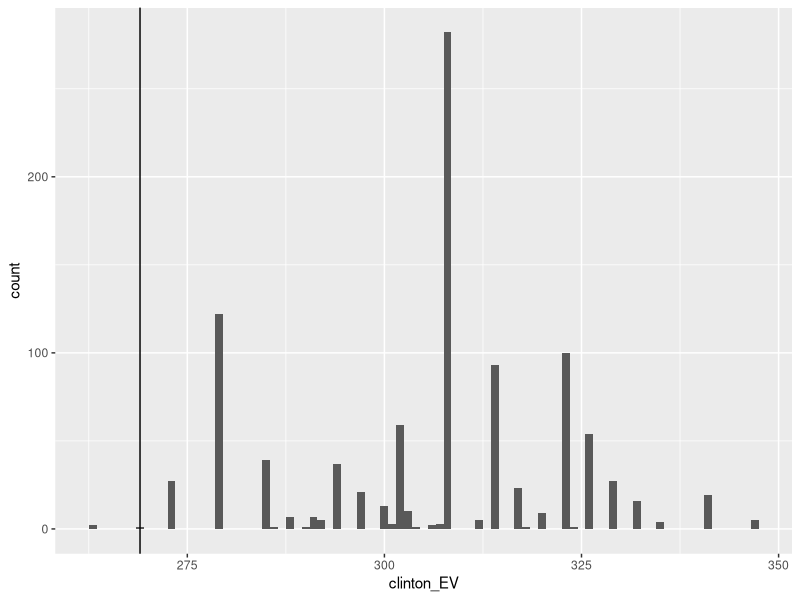

Write R code to recreate this figure.
library(tidyverse)
library(dslabs)
data("polls_us_election_2016")
head(results_us_election_2016)

results_us_election_2016 %>% arrange(desc(electoral_votes)) %>% top_n(5, electoral_votes)
#Code: Computing the average and standard deviation for each state
results <- polls_us_election_2016 %>%
  filter(state != "U.S." &
           !grepl("CD", "state") &
           enddate >= "2016-10-31" &
           (grade %in% c("A+", "A", "A-", "B+") | is.na(grade))) %>%
  mutate(spread = rawpoll_clinton/100 - rawpoll_trump/100) %>%
  group_by(state) %>%
  summarize(avg = mean(spread), sd = sd(spread), n = n()) %>%
  mutate(state = as.character(state))

# 10 closest races = battleground states
results %>% arrange(abs(avg))

# joining electoral college votes and results
results <- left_join(results, results_us_election_2016, by="state")

# states with no polls: note Rhode Island and District of Columbia = Democrat
results_us_election_2016 %>% filter(!state %in% results$state)

# assigns sd to states with just one poll as median of other sd values
results <- results %>%
  mutate(sd = ifelse(is.na(sd), median(results$sd, na.rm = TRUE), sd))
#Code: Calculating the posterior mean and posterior standard error
#Note there is a small error in the video code: B should be defined as sigma^2/(sigma^2 + tau^2).

mu <- 0
tau <- 0.02
results %>% mutate(sigma = sd/sqrt(n),
                   B = sigma^2/ (sigma^2 + tau^2),
                   posterior_mean = B*mu + (1-B)*avg,
                   posterior_se = sqrt( 1 / (1/sigma^2 + 1/tau^2))) %>%
  arrange(abs(posterior_mean))
#Code: Monte Carlo simulation of Election Night results (no general bias)
mu <- 0
tau <- 0.02
clinton_EV <- replicate(1000, {
  results %>% mutate(sigma = sd/sqrt(n),
                     B = sigma^2/ (sigma^2 + tau^2),
                     posterior_mean = B*mu + (1-B)*avg,
                     posterior_se = sqrt( 1 / (1/sigma^2 + 1/tau^2)),
                     simulated_result = rnorm(length(posterior_mean), posterior_mean, posterior_se),
                     clinton = ifelse(simulated_result > 0, electoral_votes, 0)) %>%    # award votes if Clinton wins state
    summarize(clinton = sum(clinton)) %>%    # total votes for Clinton
    .$clinton + 7    # 7 votes for Rhode Island and DC
})
mean(clinton_EV > 269)    # over 269 votes wins election

# histogram of outcomes
data.frame(clinton_EV) %>%
  ggplot(aes(clinton_EV)) +
  geom_histogram(binwidth = 1) +
  geom_vline(xintercept = 269)
#Code: Monte Carlo simulation including general bias
mu <- 0
tau <- 0.02
bias_sd <- 0.03
clinton_EV_2 <- replicate(1000, {
  results %>% mutate(sigma = sqrt(sd^2/(n) + bias_sd^2),    # added bias_sd term
                     B = sigma^2/ (sigma^2 + tau^2),
                     posterior_mean = B*mu + (1-B)*avg,
                     posterior_se = sqrt( 1 / (1/sigma^2 + 1/tau^2)),
                     simulated_result = rnorm(length(posterior_mean), posterior_mean, posterior_se),
                     clinton = ifelse(simulated_result > 0, electoral_votes, 0)) %>%    # award votes if Clinton wins state
    summarize(clinton = sum(clinton)) %>%    # total votes for Clinton
    .$clinton + 7    # 7 votes for Rhode Island and DC
})
mean(clinton_EV_2 > 269)    # over 269 votes wins election
